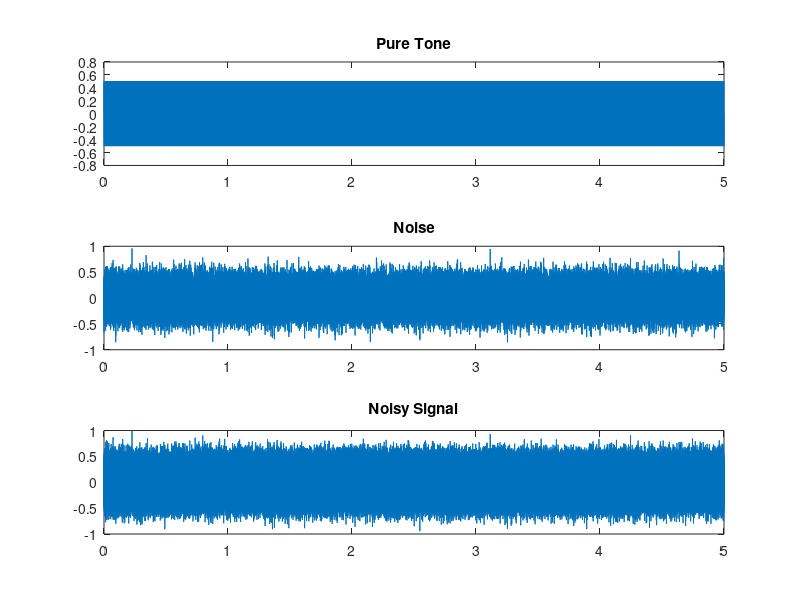

Source code (MATLAB):
% Generate noisyVoice.wav
fs = 44100;
t = 0:1/fs:5;
f = 440;
amplitude = 0.5;

tone = amplitude * sin(2*pi*f*t);

noise = 0.2 * randn(size(t));
noisyVoice = tone + noise;

noisyVoice = noisyVoice / max(abs(noisyVoice));

audiowrite('noisyVoice.wav', noisyVoice, fs);

figure;
subplot(3,1,1); plot(t,tone); title('Pure Tone');
subplot(3,1,2); plot(t,noise); title('Noise');
subplot(3,1,3); plot(t,noisyVoice); title('Noisy Signal');
